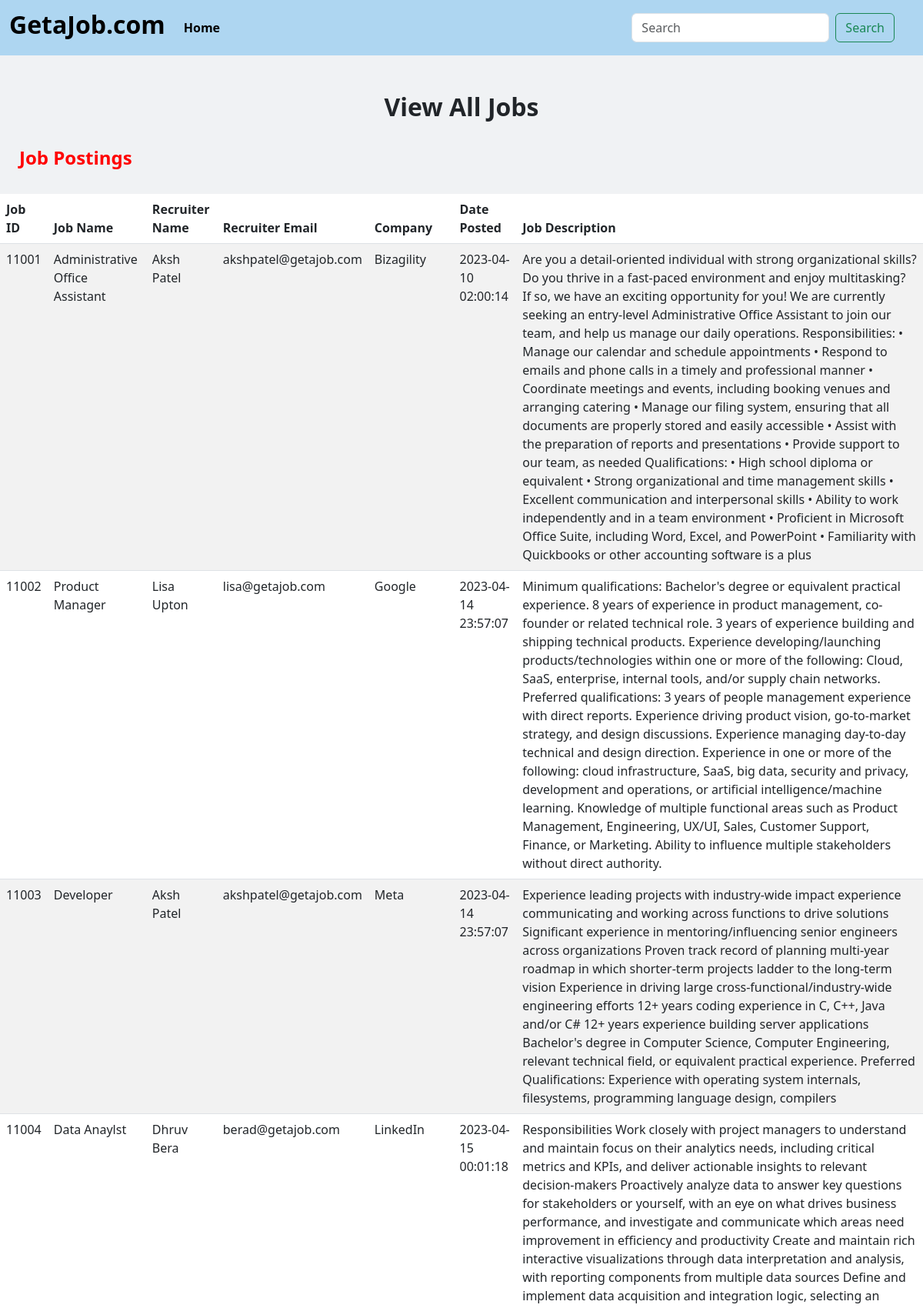
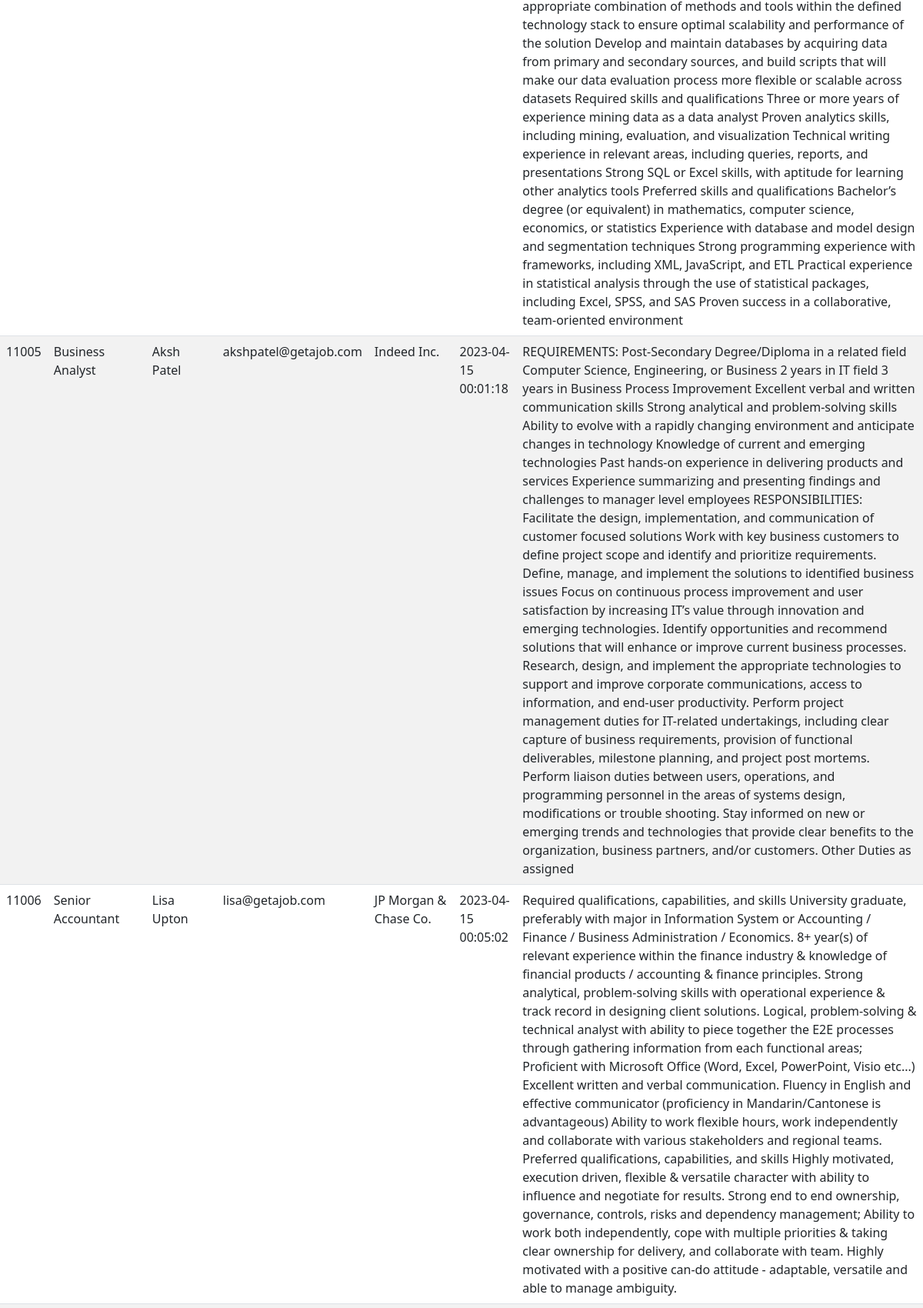
The page /html/job_seeker.php (upper part) on the database its author committed (2 pictures, top to bottom).
### tables this page shows
CREATE TABLE `jobs` (
  `recruiter_name` varchar(60) NOT NULL,
  `recruiter_email` varchar(100) NOT NULL,
  `company` varchar(100) NOT NULL,
  `job_name` varchar(100) NOT NULL,
  `job_id` int(11) NOT NULL,
  `job_description` text NOT NULL,
  `posted_date` timestamp NOT NULL DEFAULT current_timestamp()
);

### html/job_seeker.php (the view, shortened to what this page needs)
<!DOCTYPE html>
<html>
<head>
	<link rel="stylesheet" href="../css/style.css">
	<link href="https://cdn.jsdelivr.net/npm/bootstrap@5.3.0-alpha3/dist/css/bootstrap.min.css" rel="stylesheet">
</head>
<body style="background-color: #f0f2f4">
	<nav style="background-color: #aed6f1" class="navbar navbar-expand-lg">
	<div class="container-fluid">
    <a class="navbar-brand" href="job_seeker.php"><h2><strong>GetaJob.com</strong></h2></a>
    <div class="collapse navbar-collapse" id="navbarTogglerDemo02">
      <ul class="navbar-nav me-auto mb-2 mb-lg-0">
        <li class="nav-item">
          <a class="nav-link active" aria-current="page" href="job_seeker.php"><b>Home</b></a>
        </li>
      </ul>
      <form action="search.php" method="post" class="d-flex" role="search" style="padding-right:25px">
        <input class="form-control me-2" name="search_job" id="search_job" type="search" placeholder="Search" aria-label="Search">
        <button class="btn btn-outline-success" type="submit">Search</button>
      </form>
    </div>
	</div>
	</nav>
	<br>
	<br>
	<h2 style="text-align:center"><b>View All Jobs</b></h2>
	<?php
		$conn = mysqli_connect("localhost", "patel3u1_getajob", "123456", "patel3u1_getajob");
		$sql = "Select * FROM `jobs`;";
		$result = mysqli_query($conn, $sql);
		echo "<br><h4 style='color:red; padding-left:25px'><b>Job Postings</b></h4><br>";
		echo '<div class="table-responsive">';
		echo '<table class="table table-striped">';
		echo '<thead><tr><th>Job ID</th><th>Job Name</th><th>Recruiter Name</th><th>Recruiter Email<th>Company</th><th>Date Posted</th><th>Job Description</th></tr></thead>';
		echo '<tbody>';
		while ($row = mysqli_fetch_assoc($result)) {
			echo '<tr>';
			echo '<td>'.$row['job_id'].'</td>';
			echo '<td>'.$row['job_name'].'</td>';
			echo '<td>'.$row['recruiter_name'].'</td>';
			echo '<td>'.$row['recruiter_email'].'</td>';
			echo '<td>'.$row['company'].'</td>';
			echo '<td>'.$row['posted_date'].'</td>';
			echo '<td>'.$row['job_description'].'</td>';
			echo '</tr>';
		}
		echo '</tbody></table></div>';
		echo "<br><br>";
	?>
	<br><br>
</body>
</html>

### css/style.css (style rules this page uses)
@media (max-width: 1200px) { body { font-size: 1.5 em; line-height: 1.5; width: 100%; height: auto; } }

### rows shown on the page
jobs: job_id "11001", job_name "Administrative Office Assistant", recruiter_name "Aksh Patel", recruiter_email "akshpatel@getajob.com", company "Bizagility", posted_date "2023-04-10 02:00:14", job_description "Are you a detail-oriented individual with strong organizational skills? Do you thrive in a fast-paced environment and enjoy multitasking? If so, we have an exciting opportunity for you! We are currently seeking an entry-level Administrative Office Assistant to join our team, and help us manage our daily operations. Responsibilities: • Manage our calendar and schedule appointments • Respond to emails and phone calls in a timely and professional manner • Coordinate meetings and events, including booking venues and arranging catering • Manage our filing system, ensuring that all documents are properly stored and easily accessible • Assist with the preparation of reports and presentations •…"
jobs: job_id "11002", job_name "Product Manager", recruiter_name "Lisa Upton", recruiter_email "lisa@getajob.com", company "Google", posted_date "2023-04-14 23:57:07", job_description "Minimum qualifications: Bachelor's degree or equivalent practical experience. 8 years of experience in product management, co-founder or related technical role. 3 years of experience building and shipping technical products. Experience developing/launching products/technologies within one or more of the following: Cloud, SaaS, enterprise, internal tools, and/or supply chain networks. Preferred qualifications: 3 years of people management experience with direct reports. Experience driving product vision, go-to-market strategy, and design discussions. Experience managing day-to-day technical and design direction. Experience in one or more of the following: cloud infrastructure, SaaS, big…"
jobs: job_id "11003", job_name "Developer", recruiter_name "Aksh Patel", recruiter_email "akshpatel@getajob.com", company "Meta", posted_date "2023-04-14 23:57:07", job_description "Experience leading projects with industry-wide impact experience communicating and working across functions to drive solutions Significant experience in mentoring/influencing senior engineers across organizations Proven track record of planning multi-year roadmap in which shorter-term projects ladder to the long-term vision Experience in driving large cross-functional/industry-wide engineering efforts 12+ years coding experience in C, C++, Java and/or C# 12+ years experience building server applications Bachelor's degree in Computer Science, Computer Engineering, relevant technical field, or equivalent practical experience. Preferred Qualifications: Experience with operating system…"
jobs: job_id "11004", job_name "Data Anaylst", recruiter_name "Dhruv Bera", recruiter_email "berad@getajob.com", company "LinkedIn", posted_date "2023-04-15 00:01:18", job_description "Responsibilities Work closely with project managers to understand and maintain focus on their analytics needs, including critical metrics and KPIs, and deliver actionable insights to relevant decision-makers Proactively analyze data to answer key questions for stakeholders or yourself, with an eye on what drives business performance, and investigate and communicate which areas need improvement in efficiency and productivity Create and maintain rich interactive visualizations through data interpretation and analysis, with reporting components from multiple data sources Define and implement data acquisition and integration logic, selecting an appropriate combination of methods and tools…"
jobs: job_id "11005", job_name "Business Analyst", recruiter_name "Aksh Patel", recruiter_email "akshpatel@getajob.com", company "Indeed Inc.", posted_date "2023-04-15 00:01:18", job_description "REQUIREMENTS: Post-Secondary Degree/Diploma in a related field Computer Science, Engineering, or Business 2 years in IT field 3 years in Business Process Improvement Excellent verbal and written communication skills Strong analytical and problem-solving skills Ability to evolve with a rapidly changing environment and anticipate changes in technology Knowledge of current and emerging technologies Past hands-on experience in delivering products and services Experience summarizing and presenting findings and challenges to manager level employees RESPONSIBILITIES: Facilitate the design, implementation, and communication of customer focused solutions Work with key business customers to define…"
jobs: job_id "11006", job_name "Senior Accountant", recruiter_name "Lisa Upton", recruiter_email "lisa@getajob.com", company "JP Morgan & Chase Co.", posted_date "2023-04-15 00:05:02", job_description "Required qualifications, capabilities, and skills University graduate, preferably with major in Information System or Accounting / Finance / Business Administration / Economics. 8+ year(s) of relevant experience within the finance industry & knowledge of financial products / accounting & finance principles. Strong analytical, problem-solving skills with operational experience & track record in designing client solutions. Logical, problem-solving & technical analyst with ability to piece together the E2E processes through gathering information from each functional areas; Proficient with Microsoft Office (Word, Excel, PowerPoint, Visio etc...) Excellent written and verbal communication.…"
